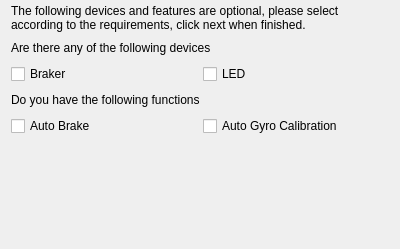
<?xml version="1.0" encoding="UTF-8"?>
<ui version="4.0">
 <class>GuidoptionalDevice</class>
 <widget class="QWidget" name="GuidoptionalDevice">
  <property name="geometry">
   <rect>
    <x>0</x>
    <y>0</y>
    <width>400</width>
    <height>249</height>
   </rect>
  </property>
  <property name="windowTitle">
   <string>Form</string>
  </property>
  <layout class="QVBoxLayout" name="verticalLayout">
   <property name="topMargin">
    <number>4</number>
   </property>
   <item>
    <widget class="QLabel" name="label_3">
     <property name="text">
      <string>The following devices and features are optional, please select according to the requirements, click next when finished.</string>
     </property>
     <property name="wordWrap">
      <bool>true</bool>
     </property>
    </widget>
   </item>
   <item>
    <layout class="QHBoxLayout" name="horizontalLayout">
     <item>
      <widget class="QLabel" name="label">
       <property name="text">
        <string>Are there any of the following devices</string>
       </property>
      </widget>
     </item>
     <item>
      <spacer name="horizontalSpacer">
       <property name="orientation">
        <enum>Qt::Horizontal</enum>
       </property>
       <property name="sizeHint" stdset="0">
        <size>
         <width>40</width>
         <height>20</height>
        </size>
       </property>
      </spacer>
     </item>
    </layout>
   </item>
   <item>
    <layout class="QHBoxLayout" name="horizontalLayout_4">
     <item>
      <widget class="QCheckBox" name="checkBox_existBrake">
       <property name="text">
        <string>Braker</string>
       </property>
      </widget>
     </item>
     <item>
      <widget class="QCheckBox" name="checkBox_existLED">
       <property name="text">
        <string>LED</string>
       </property>
      </widget>
     </item>
    </layout>
   </item>
   <item>
    <layout class="QHBoxLayout" name="horizontalLayout_2">
     <item>
      <widget class="QLabel" name="label_2">
       <property name="text">
        <string>Do you have the following functions</string>
       </property>
      </widget>
     </item>
     <item>
      <spacer name="horizontalSpacer_2">
       <property name="orientation">
        <enum>Qt::Horizontal</enum>
       </property>
       <property name="sizeHint" stdset="0">
        <size>
         <width>40</width>
         <height>20</height>
        </size>
       </property>
      </spacer>
     </item>
    </layout>
   </item>
   <item>
    <layout class="QHBoxLayout" name="horizontalLayout_5">
     <item>
      <widget class="QCheckBox" name="checkBox_autoBrake">
       <property name="text">
        <string>Auto Brake</string>
       </property>
      </widget>
     </item>
     <item>
      <widget class="QCheckBox" name="checkBox_autoZero">
       <property name="text">
        <string>Auto Gyro Calibration</string>
       </property>
      </widget>
     </item>
    </layout>
   </item>
   <item>
    <spacer name="verticalSpacer">
     <property name="orientation">
      <enum>Qt::Vertical</enum>
     </property>
     <property name="sizeHint" stdset="0">
      <size>
       <width>20</width>
       <height>102</height>
      </size>
     </property>
    </spacer>
   </item>
  </layout>
 </widget>
 <resources/>
 <connections/>
</ui>
